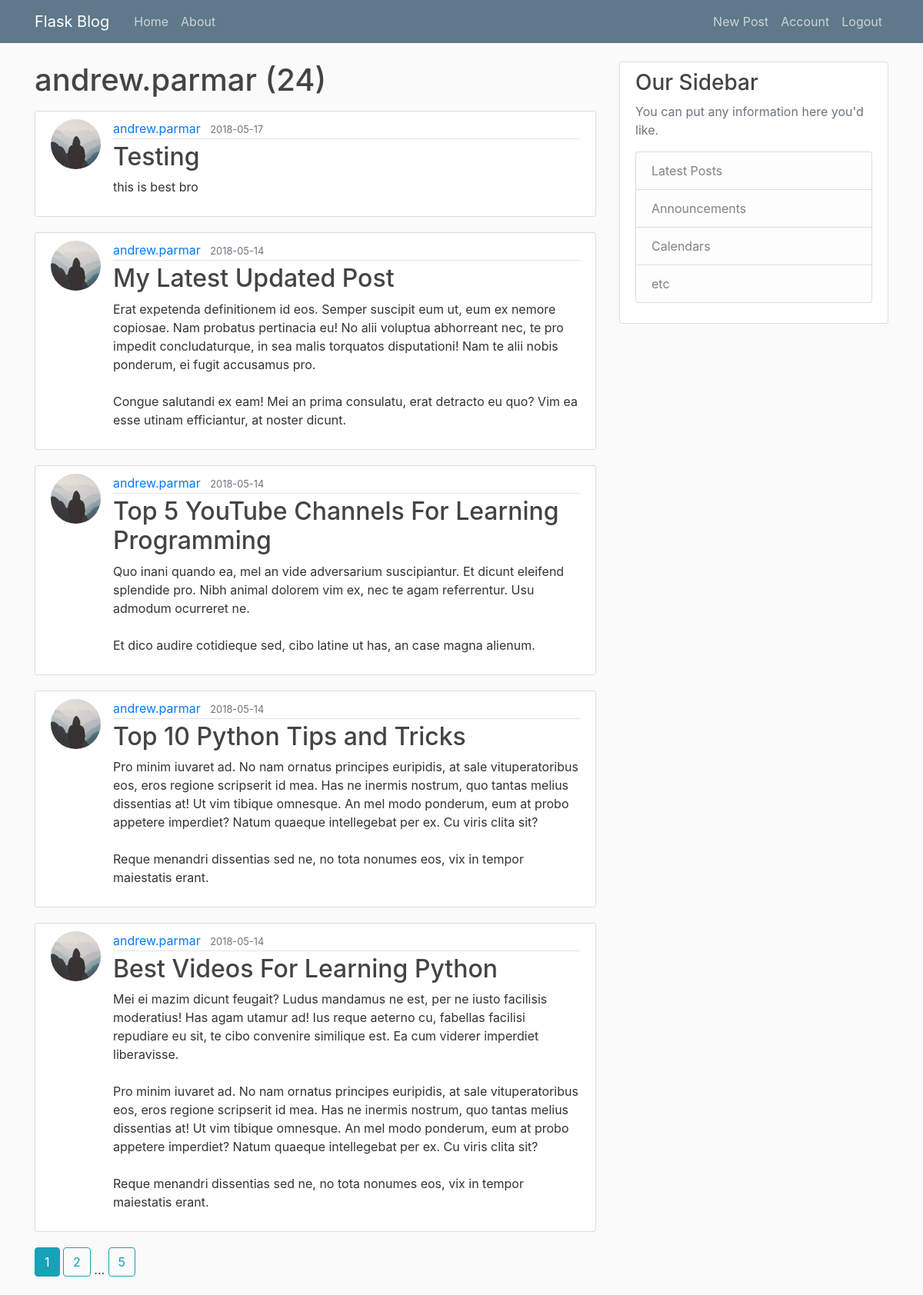
Screenshot of /user/andrew.parmar (signed in) with the database file from the repository.
### flaskblog/models.py (models this page shows, shortened)
class User(db.Model, UserMixin):
	id = db.Column(db.Integer, primary_key=True)
	username = db.Column(db.String(20), unique=True, nullable=False)
	email = db.Column(db.String(120), unique=True, nullable=False)
	image_file = db.Column(db.String(20), nullable=False, default='default.jpg')
	password = db.Column(db.String(60), nullable=False)
	posts = db.relationship('Post', backref='author', lazy=True)

class Post(db.Model):
	id = db.Column(db.Integer, primary_key=True)
	title = db.Column(db.String(100), nullable=False)
	date_posted = db.Column(db.DateTime, nullable=False, default=datetime.utcnow)
	content = db.Column(db.Text, nullable=False)
	user_id = db.Column(db.Integer, db.ForeignKey('user.id'), nullable=False)

### flaskblog/users/routes.py (the view)
@users.route('/user/<string:username>')
def user_post(username):
	page = request.args.get('page', 1, type=int)
	user = User.query.filter_by(username=username).first_or_404()
	posts = Post.query.filter_by(author=user)\
			.order_by(Post.date_posted.desc())\
			.paginate(page=page, per_page=5)
	return render_template('user_posts.html', posts=posts, user=user)

### flaskblog/models.py (called while the page is built)
@login_manager.user_loader
def load_user(user_id):
	return User.query.get(int(user_id))

### flaskblog/templates/user_posts.html
{% extends "layout.html" %}
{% block content %}
	<h1 class="mb-3">{{ user.username }} ({{ posts.total }})</h1>
	{% for post in posts.items %}
		<article class="media content-section">
		  <img class="rounded-circle article-img" src="{{ url_for('static', filename='profile_pics/{}'.format(post.author.image_file)) }}">
		  <div class="media-body">
		    <div class="article-metadata">
		      <a class="mr-2" href="{{ url_for('users.user_post', username=post.author.username) }}">{{ post.author.username }}</a>
		      <small class="text-muted">{{ post.date_posted.strftime('%Y-%m-%d') }}</small>
		    </div>
		    <h2><a class="article-title" href="{{ url_for('posts.post', post_id=post.id) }}">{{ post.title }}</a></h2>
		    <p class="article-content">{{ post.content }}</p>
		  </div>
		</article>
	{% endfor %}
	{% for page_num in posts.iter_pages(left_edge=1, right_edge=1, left_current=1, right_current=2) %}
		{% if page_num %}
			{% if posts.page == page_num %}
				<a class="btn btn-info mb-4" href="{{ url_for('users.user_post', username=user.username, page=page_num) }}">{{ page_num }}</a>
			{% else %}
				<a class="btn btn-outline-info mb-4" href="{{ url_for('users.user_post', username=user.username,  page=page_num) }}">{{ page_num }}</a>
			{% endif %}
		{% else %}
			...
		{% endif %}
	{% endfor %}
{% endblock content %}

### flaskblog/static/main.css (style rules this page uses)
body { background: #fafafa; color: #333333; margin-top: 5rem; }
h1, h2, h3, h4, h5, h6 { color: #444444; }
.content-section { background: #ffffff; padding: 10px 20px; border: 1px solid #dddddd; border-radius: 3px; margin-bottom: 20px; }
.article-title { color: #444444; }
.article-content { white-space: pre-line; }
.article-img { height: 65px; width: 65px; margin-right: 16px; }
.article-metadata { padding-bottom: 1px; margin-bottom: 4px; border-bottom: 1px solid #e3e3e3 }

### rows the page displays
User: username "andrew.parmar"
Post: image_file (placeholder picture), author.username "andrew.parmar", date_posted "2018-05-17", title "Testing", content "this is best bro"
Post: image_file (placeholder picture), author.username "andrew.parmar", date_posted "2018-05-14", title "My Latest Updated Post", content "Erat expetenda definitionem id eos. Semper suscipit eum ut, eum ex nemore copiosae. Nam probatus pertinacia eu! No alii voluptua abhorreant nec, te pro impedit concludaturque, in sea malis torquatos disputationi! Nam te alii nobis ponderum, ei fugit accusamus pro. Congue salutandi ex eam! Mei an prima consulatu, erat detracto eu quo? Vim ea esse utinam efficiantur, at noster dicunt."
Post: image_file (placeholder picture), author.username "andrew.parmar", date_posted "2018-05-14", title "Top 5 YouTube Channels For Learning Programming", content "Quo inani quando ea, mel an vide adversarium suscipiantur. Et dicunt eleifend splendide pro. Nibh animal dolorem vim ex, nec te agam referrentur. Usu admodum ocurreret ne. Et dico audire cotidieque sed, cibo latine ut has, an case magna alienum."
Post: image_file (placeholder picture), author.username "andrew.parmar", date_posted "2018-05-14", title "Top 10 Python Tips and Tricks", content "Pro minim iuvaret ad. No nam ornatus principes euripidis, at sale vituperatoribus eos, eros regione scripserit id mea. Has ne inermis nostrum, quo tantas melius dissentias at! Ut vim tibique omnesque. An mel modo ponderum, eum at probo appetere imperdiet? Natum quaeque intellegebat per ex. Cu viris clita sit? Reque menandri dissentias sed ne, no tota nonumes eos, vix in tempor maiestatis erant."
Post: image_file (placeholder picture), author.username "andrew.parmar", date_posted "2018-05-14", title "Best Videos For Learning Python", content "Mei ei mazim dicunt feugait? Ludus mandamus ne est, per ne iusto facilisis moderatius! Has agam utamur ad! Ius reque aeterno cu, fabellas facilisi repudiare eu sit, te cibo convenire similique est. Ea cum viderer imperdiet liberavisse. Pro minim iuvaret ad. No nam ornatus principes euripidis, at sale vituperatoribus eos, eros regione scripserit id mea. Has ne inermis nostrum, quo tantas melius dissentias at! Ut vim tibique omnesque. An mel modo ponderum, eum at probo appetere imperdiet? Natum quaeque intellegebat per ex. Cu viris clita sit? Reque menandri dissentias sed ne, no tota nonumes eos, vix in tempor maiestatis erant."

### other values shown
{{ posts.total }} "24"
{{ page_num }} "1"
{{ page_num }} "2" "5"
